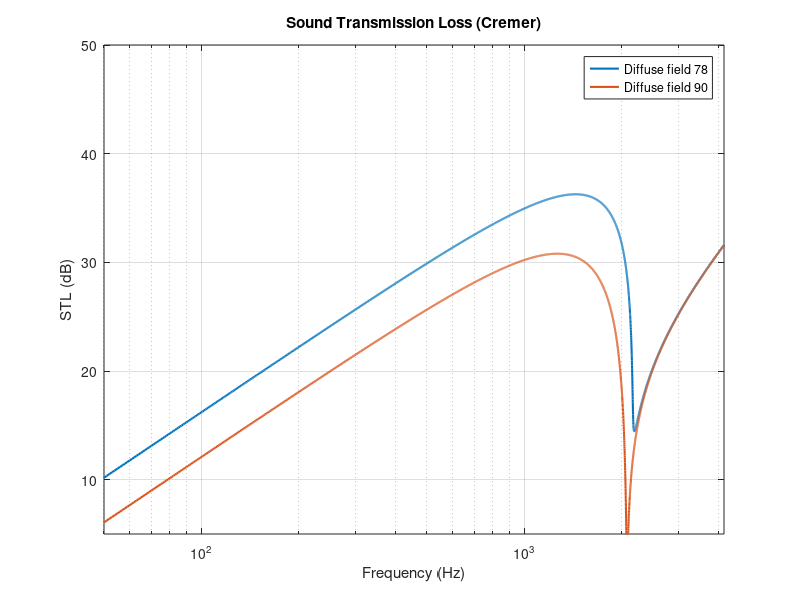

This chart was generated by the following MATLAB code:
% Sound Transmission Loss with Cremer formula
clear
clc

% Panel and material properties
m   = 15;        % Surface density of the panel (kg/m^2)
h   = 0.006;     % Panel thickness (m)
E   = 6.37e10;   % Young’s modulus of the panel material (Pa)
rho = 1.2;       % Air density (kg/m^3)
nu  = 0.24;      % Poisson’s ratio of the panel material (-)
c   = 343;       % Speed of sound in air (m/s)
fc = 2079;       % Coincidence frequency (Hz)
f = 50:1:2*fc;   % Frequency range (Hz)
eta=0.01;        % Damping loss factor of glass (-)
% Bending stiffness
B = E*h^3/(12*(1 - nu^2));   % Bending stiffness of the plate (N·m)

STL_normal = zeros(size(f));     % Normal incidence (x = 0)
STL_diffuse = zeros(size(f));    % Diffuse field (angular integration)

for i = 1:length(f)
    w = 2*pi*f(i);  % Angular frequency (rad/s)

    % 1) Diffuse-field to 78 (angular integration)
    tau_diffuse = @(theta) 1 ./ ( (1 + (m*w - B*w^3.*(sin(theta)/c).^4).^2 ...
       + B^2*eta^2*w^6.*(sin(theta)/c).^8).* (cos(theta)./(2*c*rho)).^2 );

    sol = integral(@(theta) tau_diffuse(theta).*sin(2*theta), 0, 78*pi/180);
    STL_diffuse(i) = 10*log10(1/sol);

    % 2) Diffuse-field to 90 (angular integration)
    tau_diffuse2 = @(theta) 1 ./ ( (1 + (m*w - B*w^3.*(sin(theta)/c).^4).^2 ...
       + B^2*eta^2*w^6.*(sin(theta)/c).^8).* (cos(theta)./(2*c*rho)).^2 );
    sol2 = integral(@(theta) tau_diffuse2(theta).*sin(2*theta), 0, 89*pi/180);
    STL_diffuse2(i) = 10*log10(1/sol2);
end

% Plot STL
semilogx(f, STL_diffuse, 'LineWidth', 1.5)      % Diffuse-field 78
hold on
semilogx(f, STL_diffuse2, 'LineWidth', 1.5)     % Diffuse-field 90
xlabel('Frequency (Hz)')
ylabel('STL (dB)')
title('Sound Transmission Loss (Cremer)')
legend('Diffuse field 78', 'Diffuse field 90')
grid on
axis([50 2*fc 5 50])
